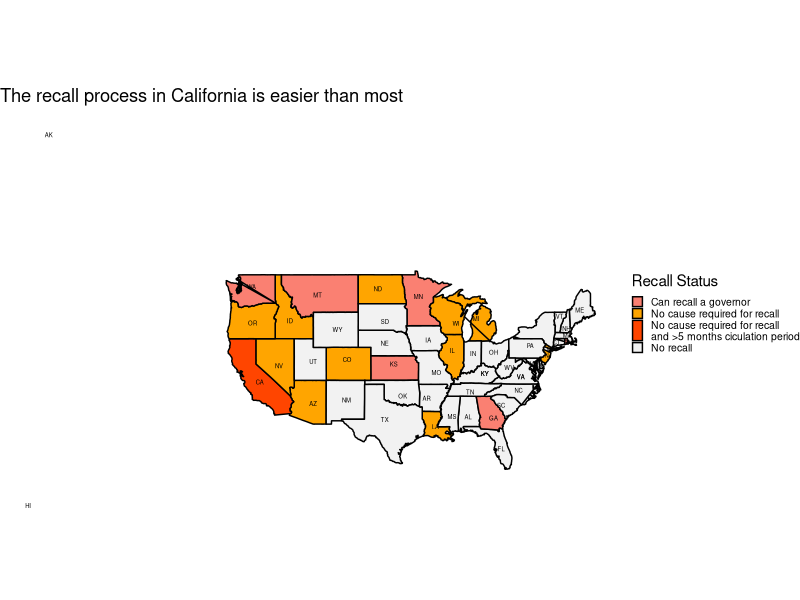
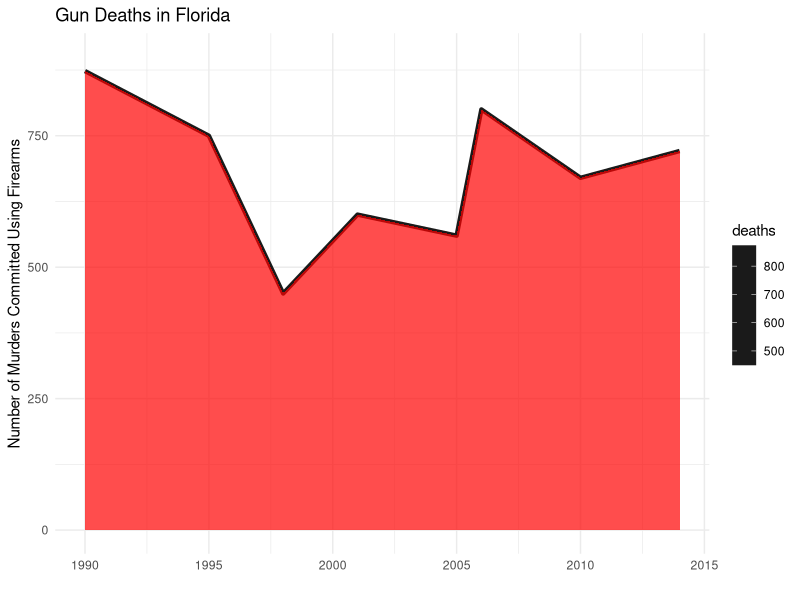
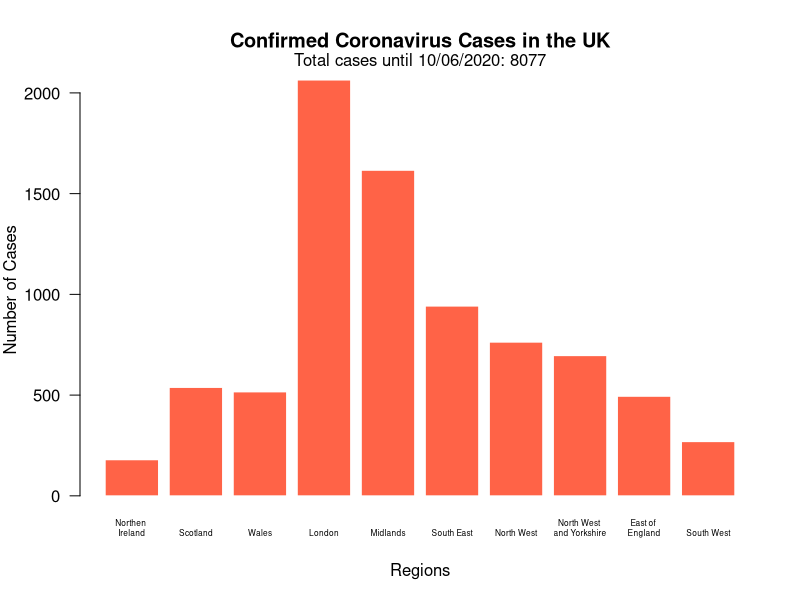

These figures' R source, in order:
## ---- chunk 1
#| code-fold: false
#| code-summary: "Show the code"
#| echo: false
#| 
library("ggplot2")
library("dplyr")
library("maps")
library("mapproj")

# Criar dataframe com estados e status de recall
states <- data.frame(
  state = c("California", "Nevada", "Idaho", "Illinois", "Michigan", "Oregon", 
            "Wisconsin", "Arizona", "New Jersey", "Colorado", "Louisiana", 
            "North Dakota", "Alaska", "Rhode Island", "Washington", "Montana", 
            "Georgia", "Kansas", "Minnesota", "South Dakota", "Alabama", "Wyoming", 
            "Utah", "Texas", "Mississippi", "New Mexico", "Oklahoma", "Maine", 
            "New Hampshire", "Vermont", "Massachusetts", "Connecticut", 
            "New York", "Pennsylvania", "Delaware", "Maryland", "Virginia", 
            "North Carolina", "South Carolina", "Florida", "Tennessee", 
            "Kentucky", "Indiana", "Missouri", "Arkansas", "Iowa", "West Virginia",
            "Hawaii", "Kentucky", "Nebraska", "Ohio", "Virginia"),
  
  status = c("No cause required for recall
and >5 months ciculation period", 
             "No cause required for recall", "No cause required for recall", 
             "No cause required for recall", "No cause required for recall", 
             "No cause required for recall", "No cause required for recall", 
             "No cause required for recall", "No cause required for recall", 
             "No cause required for recall", "No cause required for recall", 
             "No cause required for recall", 
             "Can recall a governor", "Can recall a governor", "Can recall a governor", 
             "Can recall a governor", "Can recall a governor", "Can recall a governor", 
             "Can recall a governor", "No recall", "No recall", "No recall", 
             "No recall", "No recall", "No recall", "No recall", "No recall", 
             "No recall", "No recall", "No recall", "No recall", "No recall", 
             "No recall", "No recall", "No recall", "No recall", "No recall", 
             "No recall", "No recall", "No recall", "No recall", 
             "No recall", "No recall", "No recall", "No recall", "No recall", 
             "No recall", "No recall", "No recall", "No recall", "No recall","No recall")
)
coordenadas <- data.frame(
  estado = c("CA", "NV", "ID", "IL", "MI", "OR", "WI", "AZ", "NJ", "CO", "LA", 
             "ND", "AK", "RI", "WA", "MT", "GA", "KS", "MN", "SD", "AL", "WY", 
             "UT", "TX", "MS", "NM", "OK", "ME", "NH", "VT", "MA", "CT", "NY", 
             "PA", "DE", "MD", "VA", "NC", "SC", "FL", "TN", "KY", "IN", "MO", 
             "AR", "IA", "WV", "HI", "KY", "NE", "OH", "VA"),
  latitude = c(36.7783, 38.8026, 44.0682, 40.6331, 44.3148, 43.8041, 43.7844, 34.0489, 40.0583, 
               39.5501, 30.9843, 47.5515, 61.3707, 41.5801, 47.7511, 46.8797, 32.1656, 39.0119, 
               46.7296, 43.9695, 32.3182, 43.0759, 39.3210, 31.9686, 32.3547, 34.5199, 35.0078, 
               45.2538, 43.1939, 44.5588, 42.4072, 41.6032, 40.7128, 41.2033, 38.9108, 39.0458, 
               37.4316, 35.7596, 33.8361, 27.9944, 35.5175, 37.8393, 40.2672, 37.9643, 34.7465, 
               41.8780, 38.5976, 19.8968, 37.8393, 41.4925, 40.4173, 37.4316),
  longitude = c(-119.4179, -116.4194, -114.7420, -89.3985, -85.6024, -120.5542, -88.7879, -111.0937, -74.4057, 
                -105.7821, -91.9623, -101.0020, -152.4044, -71.4774, -120.7401, -110.3626, -82.9001, -98.4842, 
                -94.6859, -99.9018, -86.9023, -107.2903, -111.0937, -99.9018, -89.3985, -105.8701, -97.0929, 
                -69.4455, -71.5724, -72.5778, -71.3824, -73.0877, -74.0060, -77.1945, -75.5277, -76.6413, 
                -78.6569, -79.0193, -81.7603, -81.7603, -86.5804, -84.2700, -86.1349, -91.8318, -93.3695, 
                -93.0977, -80.4549, -155.5828, -84.2700, -99.9018, -82.9071, -78.6569)
)




#Agora temos que combinar o vetor states com o df map
states <- states |> mutate(state = tolower(state), status = ifelse(status == "All states", "No recall",status))

map <- map_data("state")
map <- inner_join(map,states,by = c("region" = "state"))


map1 <- ggplot(map, aes(x = long, y = lat)) + 
  geom_polygon(aes(fill = status,  group = region), color = 'black') + coord_map() +
  labs(title = 'The recall process in California is easier than most',
       x = NULL,
       y = NULL,
       fill = 'Recall Status') +
  scale_fill_manual( values = c("No cause required for recall
and >5 months ciculation period" = 'orangered',
                                'No cause required for recall' = 'orange',
                                'Can recall a governor' = 'salmon',
                                'No recall' = 'grey95'))+
  theme_void()+
  theme( legend.position = 'right',
         legend.location = 'plot',
         legend.text = element_text(size=7.5),
         legend.key.size = unit(0.5, 'cm'),
         legend.key.height = unit(0.30, 'cm'), 
         legend.key.width = unit(0.30, 'cm'), 
         legend.spacing.y = unit(0.5,'cm')
  )+ geom_text(data = coordenadas, aes(x = longitude, y = latitude, label = estado), 
          size = 1.5, color = 'black')


map1
## ---- chunk 2
#| echo: false
#| warning: false


library(ggplot2)

years <- c(1990, 1995, 1998, 2001, 2005, 2006, 2010, 2014)
deaths <- c(873, 750, 450, 600, 560, 800, 670, 721)

data <- data.frame(years, deaths)

ggplot(data, aes(x = years, y = deaths)) +
  geom_line(aes(color = deaths), size = 1.5) +  
  geom_ribbon(aes(ymin = 0, ymax = deaths), fill = "red", alpha = 0.7) + 
  scale_color_gradient(low = "grey10", high = "grey10") + 
  ylim(0, 900) +   
  labs(title = "Gun Deaths in Florida",
       x = "",
       y = "Number of Murders Committed Using Firearms") +
  theme_minimal()

## ---- chunk 3
#| echo: false
#| warning: false


library(ggplot2)

dados <- data.frame(
  UK_Regions = c("Northen \nIreland", 
                 "Scotland", 
                 "Wales", 
                 "London",
                 "Midlands",
                 "South East",
                 "North West",
                 "North West \nand Yorkshire",
                 "East of \nEngland",
                 "South West"),
  Cases_of_Coronavirus = c(179,538,516,2064,1616,942,763,696,494,269)
)

par(mar = c(5, 4, 4, 2) )
barplot(dados$Cases_of_Coronavirus, 
        names.arg = dados$UK_Regions, 
        col = "tomato", 
        main = "Confirmed Coronavirus Cases in the UK", 
        xlab = "Regions", 
        ylab = "Number of Cases",
          las = 1,
        cex.names = 0.5,
        border = FALSE)  
mtext("Total cases until 10/06/2020: 8077", side = 3, line = 0.5)
 
